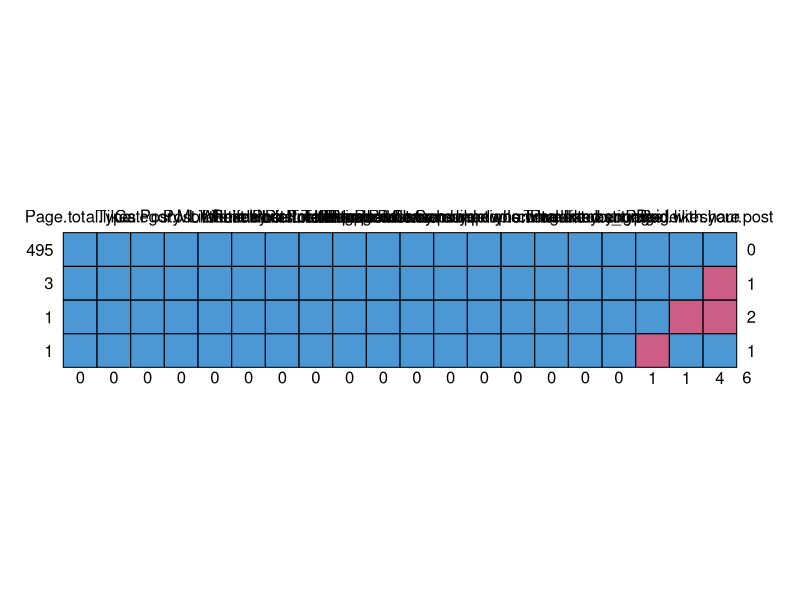
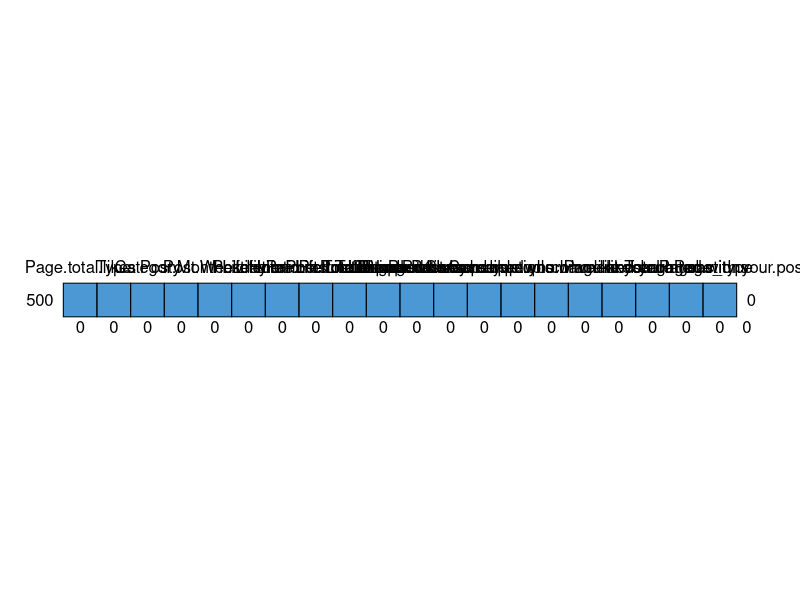
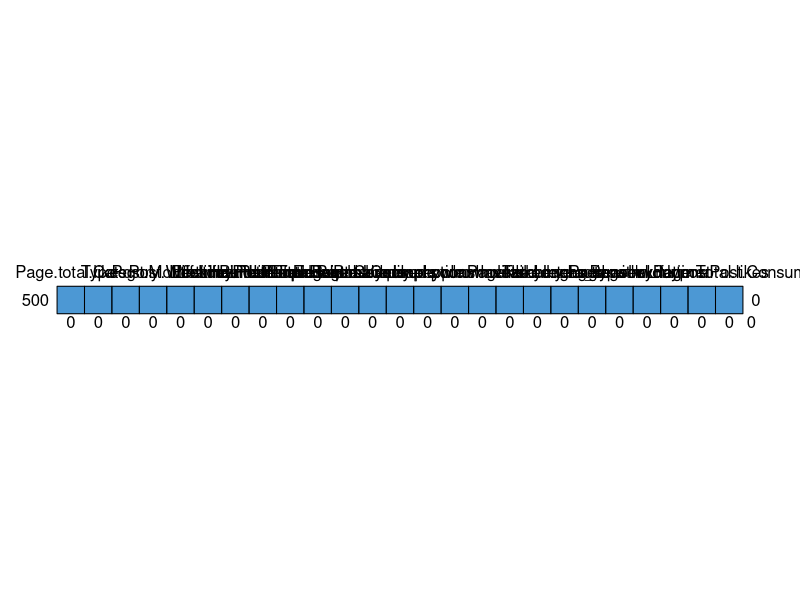
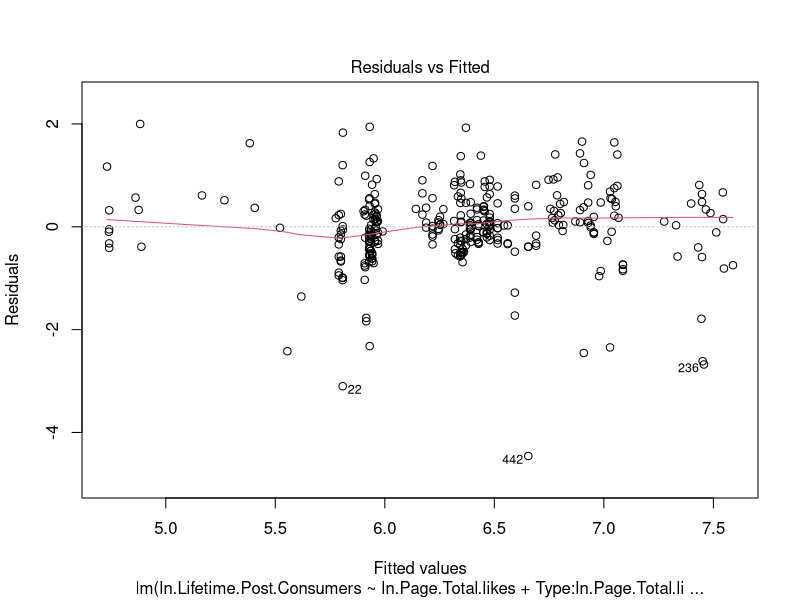
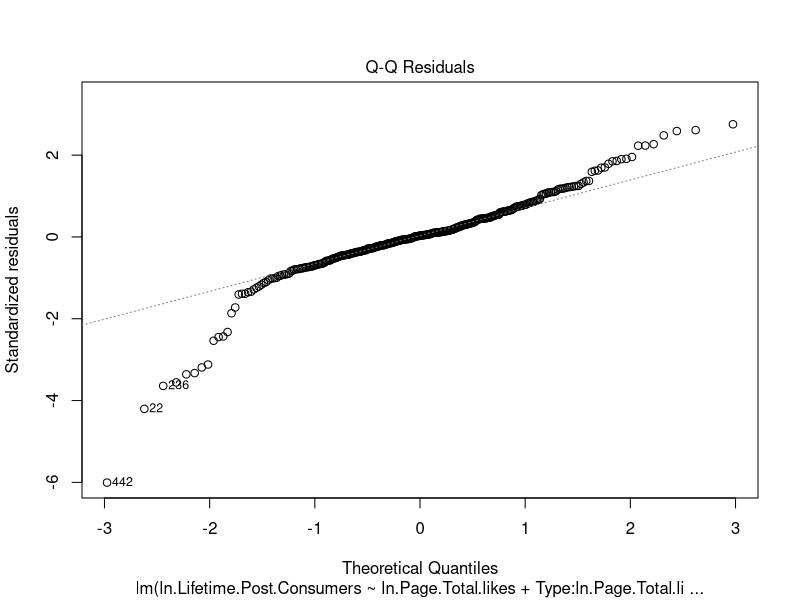
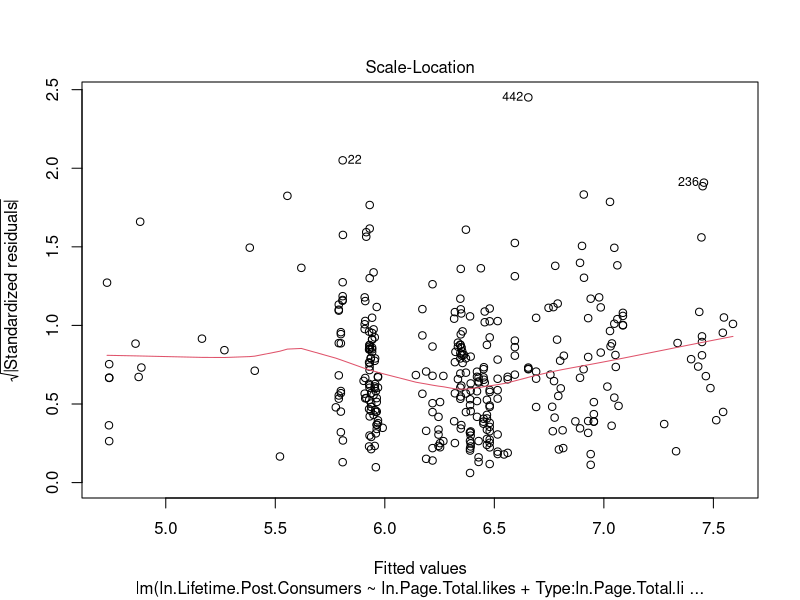
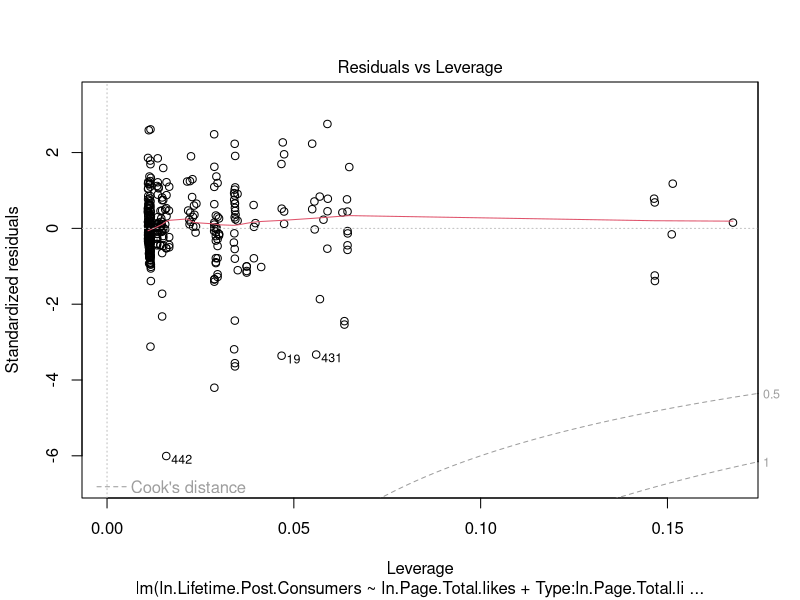
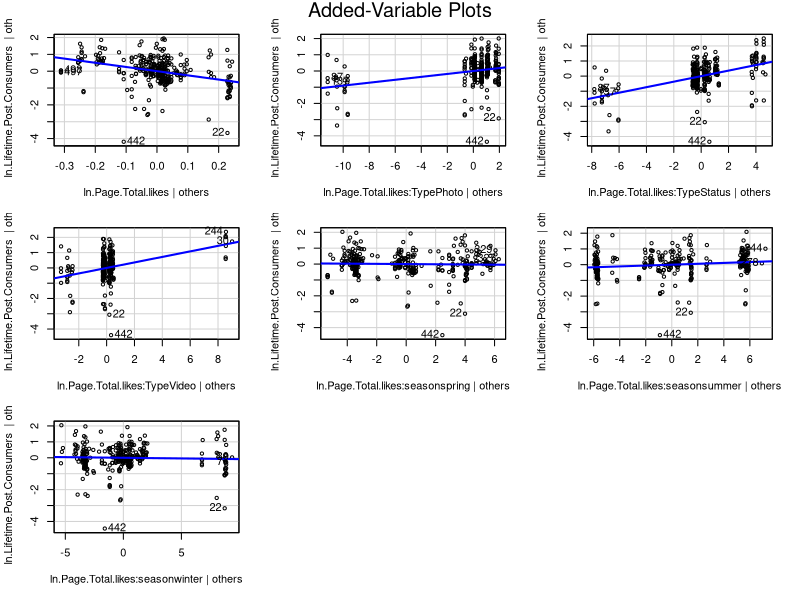

The R script that drew these images, in order:
library(ggplot2)
library(GGally)
library(MASS)
library(rms)
library(car)
library(mice)
library(MLmetrics)
library(caret)
facebook<-read.csv("facebook_updated.csv",
                   header=T,sep=",") #read in dataset
md.pattern(facebook)#check missing data
facebook$like[is.na(facebook$like)] <- 0 #replace missing data
facebook$share[is.na(facebook$share)] <- 0 
facebook$Paid[is.na(facebook$Paid)] <- 0 
facebook$comment[is.na(facebook$comment)] <- 0 
md.pattern(facebook)# double check missing data
facebook$Category<-as.character(facebook$Category)
#create category variable
facebook$season<-NA
facebook$season[facebook$Post.Month<=2]<-'winter'
facebook$season[facebook$Post.Month>11]<-'winter'
facebook$season[facebook$Post.Month>=3 & facebook$Post.Month<6]<-'spring'
facebook$season[facebook$Post.Month>5 & facebook$Post.Month<9]<-'summer'
facebook$season[facebook$Post.Month>8&facebook$Post.Month<12]<-'autumn'
facebook$weekday<-NA
facebook$weekday[facebook$Post.Weekday<6]<-1
facebook$weekday[facebook$Post.Weekday>5]<-0
facebook$worktime<-0
facebook$worktime[facebook$Post.Hour>9 & facebook$Post.Hour<18]<-1
#transform
facebook$ln.Page.Total.likes<-log(facebook$Page.total.likes)
facebook$ln.Lifetime.Post.Consumers<-log(facebook$Lifetime.Post.Consumers)
#facebook<-subset(facebook,row.names(facebook) != 442)
md.pattern(facebook)# double check missing data
#summary all column
summary(facebook)


#create training and validation dataset
training_data <- subset(facebook, obs_type == "Training")
validation_data <- subset(facebook, obs_type == "Validation")
#model selection
m.mlr <- lm(ln.Lifetime.Post.Consumers ~ Type + season + worktime +I(log(Page.total.likes))
            + weekday + Category + Paid + Paid*ln.Page.Total.likes
            + Type*ln.Page.Total.likes + season*ln.Page.Total.likes + worktime*ln.Page.Total.likes +
              weekday*ln.Page.Total.likes + Category*ln.Page.Total.likes
            ,data = training_data)
summary(m.mlr)
stepwise_model <- step(m.mlr, direction = "both")
#remove insignificant variables 
stepwise<-lm(ln.Lifetime.Post.Consumers~  ln.Page.Total.likes + Type:ln.Page.Total.likes + 
               season:ln.Page.Total.likes, data=training_data)
summary(stepwise)
#diagnose
plot(stepwise)
avPlots(stepwise)
vif(stepwise)

#prediction
validation_data$Predicted_ln.Lifetime.Post.Consumers <- predict(stepwise, newdata = validation_data)
observed_values <- validation_data$ln.Lifetime.Post.Consumers
predicted_values <- validation_data$Predicted_ln.Lifetime.Post.Consumers

rmse <- RMSE(predicted_values, observed_values)
mae <- MAE(predicted_values, observed_values)
r_squared <- R2_Score(predicted_values, observed_values)
cat("Root Mean Squared Error (RMSE):", round(rmse, digits = 4))
cat("Mean Absolute Error (MAE):", round(mae, digits = 4))
cat("R-squared (R^2) Score:", round(r_squared, digits = 4))

ggplot(validation_data, aes(x = ln.Lifetime.Post.Consumers, y = Predicted_ln.Lifetime.Post.Consumers)) +
  geom_point() +
  geom_abline(intercept = 0, slope = 1, color = "red", linetype = "dashed") +
  labs(x = "Observed Values", y = "Predicted Values",
       title = "Observed vs. Predicted Values") +
  xlim(c(2,10)) +
  ylim(c(4,8)) +
  theme_bw()

# Residuals plot
ggplot(validation_data, aes(x = 1:nrow(validation_data), y = ln.Lifetime.Post.Consumers-Predicted_ln.Lifetime.Post.Consumers)) +
  geom_point() +
  geom_abline(intercept = 0, slope = 0, color = "red", linetype = "dashed") +
  labs(x = "Observation Index", y = "Residuals",
       title = "Observed vs. Predicted Values") +
  theme_bw()
